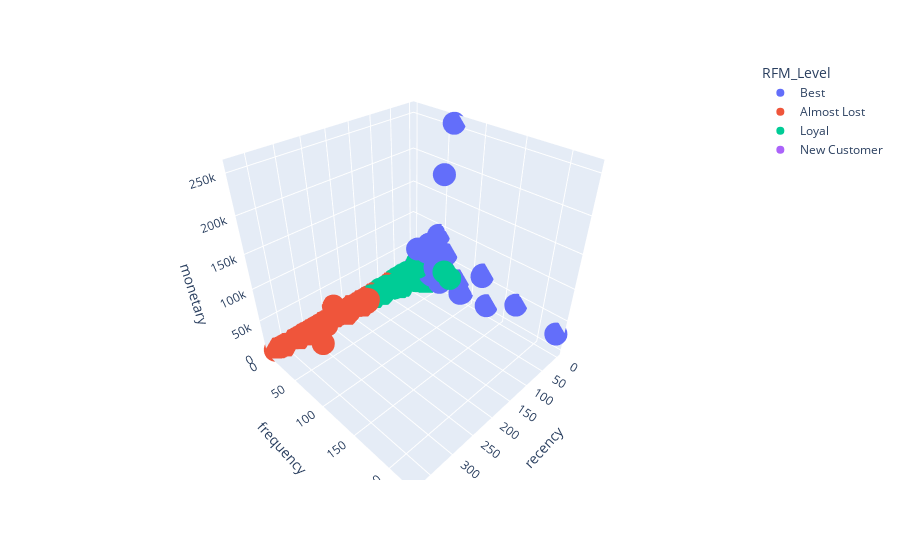

The cell this chart's notebook holds for it:
### Code cell
import plotly.express as px
fig = px.scatter_3d(df_rfm, x='recency', y='frequency', z='monetary', color="RFM_Level")
fig.show()

### Figure 1 — Plotly figure (JSON) as saved in the notebook; plotly's stock layout.template omitted (floating-point values rounded to 4 significant figures; data arrays with more than 128 entries replaced by an {"elided": "..."} marker saying what was removed)
{"data": [{"hovertemplate": "RFM_Level=Best<br>recency=%{x}<br>frequency=%{y}<br>monetary=%{z}<extra></extra>", "legendgroup": "Best", "marker": {"color": "#636efa", "symbol": "circle"}, "mode": "markers", "name": "Best", "scene": "scene", "showlegend": true, "type": "scatter3d", "x": {"elided": "711 int values"}, "y": {"elided": "711 int values"}, "z": {"elided": "711 float values"}}, {"hovertemplate": "RFM_Level=Almost Lost<br>recency=%{x}<br>frequency=%{y}<br>monetary=%{z}<extra></extra>", "legendgroup": "Almost Lost", "marker": {"color": "#EF553B", "symbol": "circle"}, "mode": "markers", "name": "Almost Lost", "scene": "scene", "showlegend": true, "type": "scatter3d", "x": {"elided": "1601 int values"}, "y": {"elided": "1601 int values"}, "z": {"elided": "1601 float values"}}, {"hovertemplate": "RFM_Level=Loyal<br>recency=%{x}<br>frequency=%{y}<br>monetary=%{z}<extra></extra>", "legendgroup": "Loyal", "marker": {"color": "#00cc96", "symbol": "circle"}, "mode": "markers", "name": "Loyal", "scene": "scene", "showlegend": true, "type": "scatter3d", "x": {"elided": "774 int values"}, "y": {"elided": "774 int values"}, "z": {"elided": "774 float values"}}, {"hovertemplate": "RFM_Level=New Customer<br>recency=%{x}<br>frequency=%{y}<br>monetary=%{z}<extra></extra>", "legendgroup": "New Customer", "marker": {"color": "#ab63fa", "symbol": "circle"}, "mode": "markers", "name": "New Customer", "scene": "scene", "showlegend": true, "type": "scatter3d", "x": {"elided": "816 int values"}, "y": {"elided": "816 int values"}, "z": {"elided": "816 float values"}}], "layout": {"legend": {"title": {"text": "RFM_Level"}, "tracegroupgap": 0}, "margin": {"t": 60}, "scene": {"domain": {"x": [0, 1], "y": [0, 1]}, "xaxis": {"title": {"text": "recency"}}, "yaxis": {"title": {"text": "frequency"}}, "zaxis": {"title": {"text": "monetary"}}}}}
